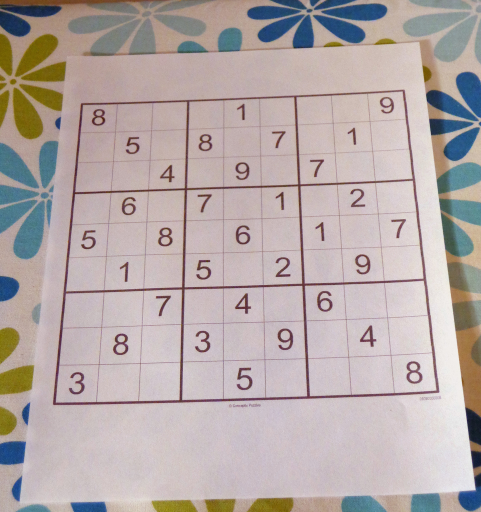
#> input picture sudoku.jpg, 962 x 1024 px, given in place of the camera (shown at 1/2 size)
$ python test.py   (older library calls are emulated)
#> lines starting #> are read from the running program, lines starting #| are printed output that depends on the picture; after the words box and inside, x2 and y2 are one past the last pixel; in counts of white or black regions, pixels touching at a corner belong together
import cv2
import numpy as np

def reorder(myPoints):
    myPoints = myPoints.reshape((4,2))
    myPointsNew= np.zeros((4,1,2) , dtype=np.int32)
    add  = myPoints.sum(1)
    myPointsNew[0] = myPoints[np.argmin(add)]
    myPointsNew[3] = myPoints[np.argmax(add)]
    diff = np.diff(myPoints , axis=1)
    myPointsNew[1] = myPoints[np.argmin(diff)]
    myPointsNew[2] = myPoints[np.argmax(diff)]
    return myPointsNew

def splitBoxis(img):
    rows = np.vsplit(img , 9)
    boxes=[]
    for r in rows:
        # print(r.shape)
        cols = np.hsplit(r,9)
        for box in cols:
            # print(box.shape)
            boxes.append(box)
    return boxes


if __name__ == '__main__':

    cap = cv2.VideoCapture(0)
    while(True):
        ret, frame = cap.read()
#> frame is the input picture: shape (1024, 962, 3); mean B, G, R 167.9, 169.5, 181
        image = frame
        # image = cv2.imread("3213.png")
        # image = cv2.imread("sudoku.jpg")
        cv2.imshow("Image", image)

        gray = cv2.cvtColor(image, cv2.COLOR_BGR2GRAY)
        cv2.imshow("gray", gray)

        blur = cv2.GaussianBlur(gray, (5, 5), 0)
        cv2.imshow("blur", blur)

        thresh = cv2.adaptiveThreshold(blur, 255, 1, 1, 11, 2)
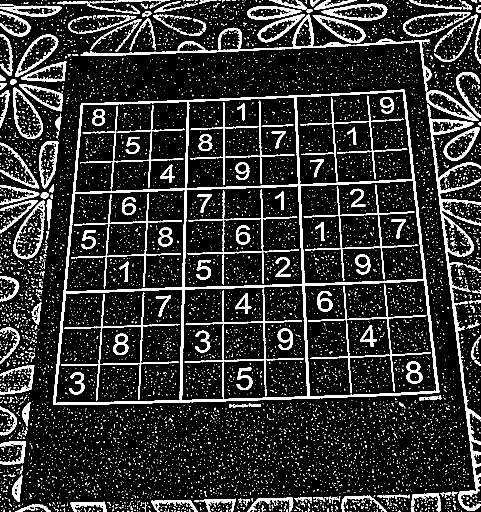
#> thresh: shape (1024, 962) (shown at 1/2 size); 14.7% white; 8574 white regions (8369 under 20 px)
        cv2.imshow("thresh", thresh)

        _, contours, _ = cv2.findContours(thresh, cv2.RETR_TREE, cv2.CHAIN_APPROX_SIMPLE)
#> contours = 8738 contours, 8509 with area under 20; largest, box (x1, y1, x2, y2) and area: (106, 179, 879, 810) 429164, (608, 560, 874, 794) 54776, (363, 570, 616, 802) 54102, (110, 578, 366, 807) 53160, (600, 360, 848, 568) 45764
        ################################
        # allcontour = image.copy()
        # allcontour = cv2.drawContours(allcontour, contours, -1, (0, 255, 0), 3)
        # cv2.imshow("contourseeeeee", allcontour)
        biggest = np.array([])
        max_area = 0
        c = 0
        best_cnt = contours[0]
#> best_cnt = [[742, 1023]]
        # print(best_cnt)
        for i in contours:
            area = cv2.contourArea(i)
            if area > 15000:
                peri = cv2.arcLength(i, True)
                approx = cv2.approxPolyDP(i, 0.02 * peri, True)
                if area > max_area and len(approx) ==4 :
                    max_area = area
                    best_cnt = i
                    biggest = approx  ## The four vertex points
                    image = cv2.drawContours(image, contours, c, (0, 255, 0), 3)
            c += 1
#> this loop made 8738 passes
#> (i, area) on passes 1 to 3: ([[742, 1023]], 0), ([[699, 1023]], 0), ([[673, 1023]], 0)
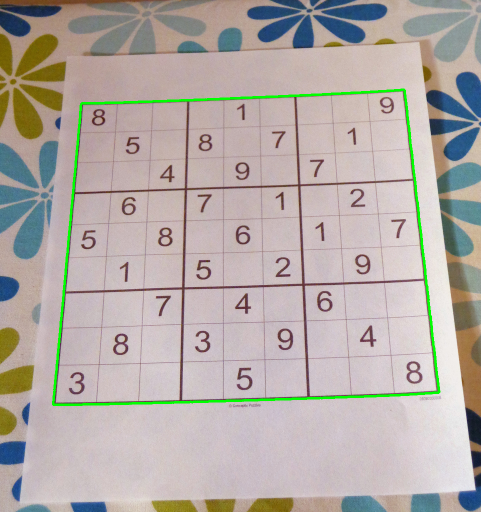
#> image: shape (1024, 962, 3) (shown at 1/2 size); 1.33% of pixels changed, all inside (x1, y1, x2, y2) = (104, 177, 881, 812)
#> after the loop, best_cnt = contour of 402 points, box (x1, y1, x2, y2) (106, 179, 879, 810), area 429164; biggest = [[809, 180], [163, 206], [106, 809], [877, 785]]; c = 8738; max_area = 429163.5

        mask = np.zeros((gray.shape), np.uint8)
        cv2.drawContours(mask, [best_cnt], 0, 255, -1)
#> mask: shape (1024, 962); 43.7% white; 1 white region, box (x1, y1, x2, y2) and area: (106, 179, 879, 810) 430477
        cv2.drawContours(mask, [best_cnt], 0, 0, 2)
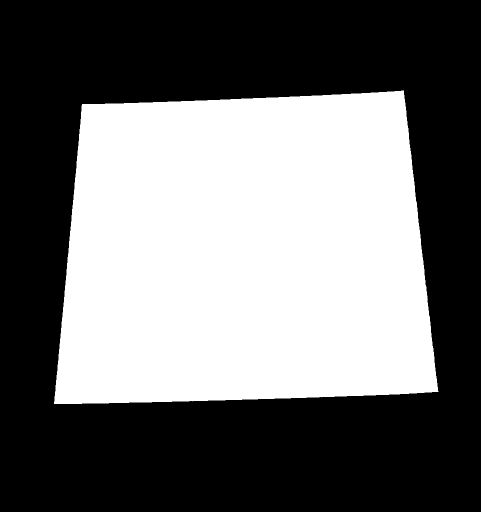
#> mask: shape (1024, 962) (shown at 1/2 size); 43.1% white; 1 white region, box (x1, y1, x2, y2) and area: (108, 181, 877, 808) 425035
        cv2.imshow("mask", mask)

        out = np.zeros_like(gray)
        out[mask == 255] = gray[mask == 255]
        cv2.imshow("New image", out)

        blur = cv2.GaussianBlur(out, (5, 5), 0)
        cv2.imshow("blur1", blur)

        thresh = cv2.adaptiveThreshold(blur, 255, 1, 1, 11, 2)
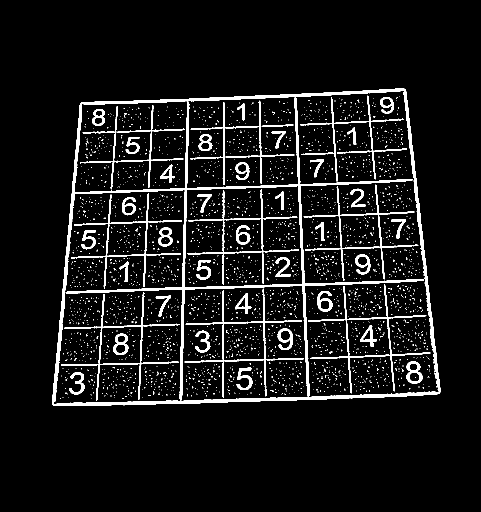
#> thresh: shape (1024, 962) (shown at 1/2 size); 7.1% white; 2922 white regions (2877 under 20 px)
        cv2.imshow("thresh1", thresh)
        _, contours, _ = cv2.findContours(thresh, cv2.RETR_TREE, cv2.CHAIN_APPROX_SIMPLE)
#> contours = 2956 contours, 2882 with area under 20; largest, box (x1, y1, x2, y2) and area: (104, 176, 881, 812) 435562, (107, 180, 879, 809) 292846, (148, 192, 597, 386) 75644, (368, 371, 606, 576) 44977, (616, 569, 861, 787) 7711
        imgcountour = image.copy()

        c = 0
        for i in contours:
            area = cv2.contourArea(i)
            if area > 1000 / 2:
                cv2.drawContours(imgcountour, contours, c, (0, 255, 0), 3)
                print('zoooooz')
            c += 1
#> this loop made 2956 passes
#> area on passes 1, 6, 264: 435562, 44977, 6398
#| zoooooz
#| zoooooz
#| zoooooz
#| zoooooz
#| zoooooz
#| zoooooz
#| zoooooz
#| zoooooz
#> (further printed lines are left out)
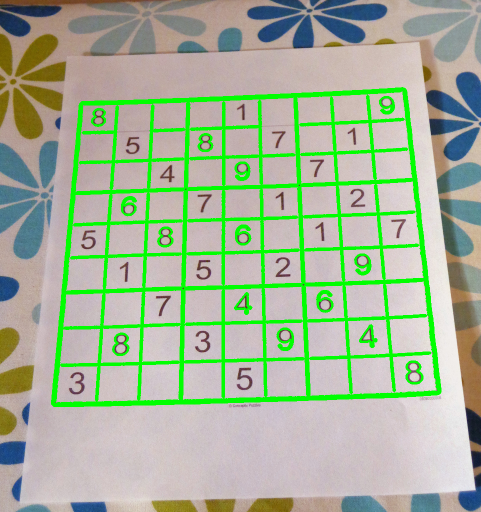
#> imgcountour: shape (1024, 962, 3) (shown at 1/2 size); 9.35% of pixels changed, all inside (x1, y1, x2, y2) = (102, 174, 883, 814)
#> after the loop, c = 2956
        cv2.imshow("Final Image", imgcountour)
        print(biggest)
#| [[[809 180]]
#|  [[163 206]]
#|  [[106 809]]
#|  [[877 785]]]
        print('biggest')
######################################################3
        widthImage = 450
        hightImage = 450
        # print(biggest.size)
        if biggest.size == 8 : # The four vertex points
            imgBigcontour = image.copy()
            biggest = reorder(biggest)
#> in reorder, `myPoints = myPoints.reshape((4,2))`: myPoints = [[809, 180], [163, 206], [106, 809], [877, 785]]
#> in reorder, `add  = myPoints.sum(1)`: add = [989, 369, 915, 1662]
#> in reorder, `diff = np.diff(myPoints , axis=1)`: diff = [-629, 43, 703, -92]
#> biggest = [[163, 206], [809, 180], [106, 809], [877, 785]]
            print(biggest)
#| [[[163 206]]
#|  [[809 180]]
#|  [[106 809]]
#|  [[877 785]]]
            print('order')
            cv2.drawContours(imgBigcontour , biggest , -1 , (0,0,255), 25)
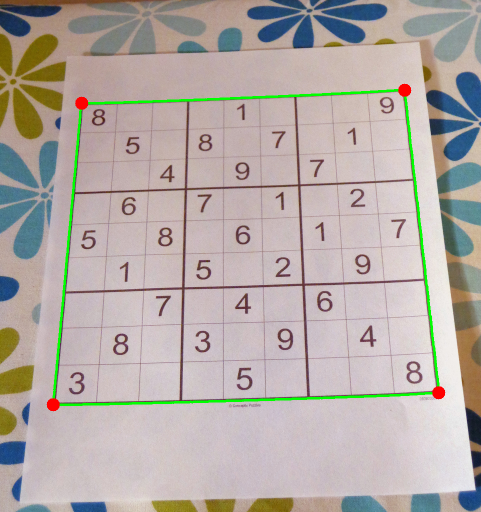
#> imgBigcontour: shape (1024, 962, 3) (shown at 1/2 size); 0.21% of pixels changed, all inside (x1, y1, x2, y2) = (93, 167, 891, 823)
            pts1 = np.float32(biggest)
#> pts1 = [[163, 206], [809, 180], [106, 809], [877, 785]]
            pts2 = np.float32([[0,0] , [widthImage , 0] , [0 , hightImage] , [widthImage , hightImage]])
            matrix = cv2.getPerspectiveTransform(pts1 , pts2)
#> matrix = [[0.76, 0.0718, -138.7], [0.0387, 0.961, -204.3], [3.03e-05, 0.000346, 1]]
            imagewrapcolor = cv2.warpPerspective(image , matrix , (widthImage , hightImage))
            cv2.imshow("imagewrapcolor", imagewrapcolor)
            cv2.imshow("imgBigcontour", imgBigcontour)


            ### split the image and find digit
            imagewrapcolor = cv2.cvtColor(imagewrapcolor, cv2.COLOR_BGR2GRAY)
#> imagewrapcolor: shape (450, 450)
            kernal = np.ones((5, 5), np.uint8)
            Open = cv2.morphologyEx(imagewrapcolor, cv2.MORPH_OPEN, kernal)
            imageCanny = cv2.Canny(Open, 50, 50)
#> imageCanny: shape (450, 450); 9.8% white in thin lines or dots
            boxes= splitBoxis(imageCanny)
#> in splitBoxis, `rows = np.vsplit(img , 9)`: rows = 9 items
#> the loop in splitBoxis, `for r in rows:` made 9 passes
#> after the loop in splitBoxis, `for r in rows:`: boxes = 81 items
#> boxes = 81 items

            # print(len(boxes))
            cv2.imshow(" boxes[0] ", boxes[6])
            cv2.imshow(" boxes[1] ", boxes[0])
            cv2.imshow(" boxes[4] ", boxes[4])
            cv2.imshow(" boxes[5] ", boxes[5])
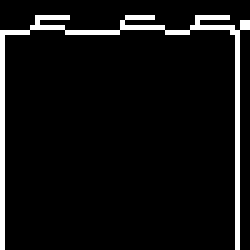
#> window ' boxes[5] ': shape (50, 50) (shown 5 times larger); 6.5% white in thin lines or dots


######################################################
        ## exit run
        if cv2.waitKey(1) & 0xFF == ord('q'):
#> (key q is pressed here)
            break
    # When everything done, release the capture
    cap.release()
    cv2.destroyAllWindows()


    #######################3
    ###############################3
